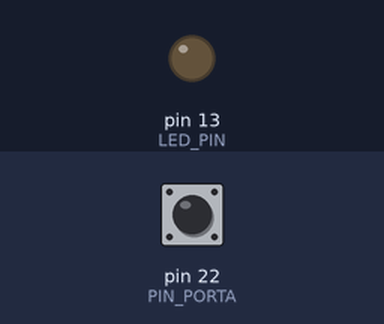
A sketch run on a simulated Arduino Mega 2560, built with avr-gcc and run on an emulated ATmega2560. On the bench: output pins drawn as LEDs (lit = HIGH). The test bench sets the inputs (shaded band); at power-on: pin 22 (PIN_PORTA) HIGH. What the sketch prints to the serial monitor is not drawn.

Above: at 1.8 s.
1.9 s: pin 22 (PIN_PORTA) pulled LOW for 0.15 s
At 2.02 s:
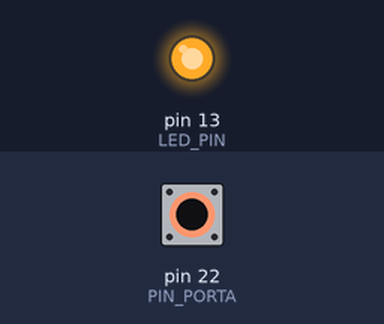
3.5 s: pin 22 (PIN_PORTA) pulled LOW for 1 s
At 5.4 s:
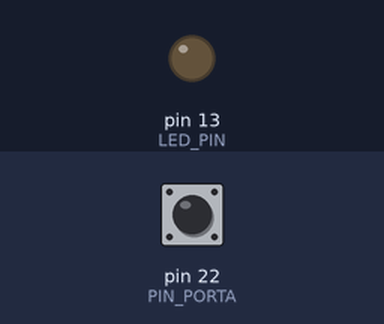
6.0 s: pin 22 (PIN_PORTA) pulled LOW for 3.2 s
At 6.5 s:
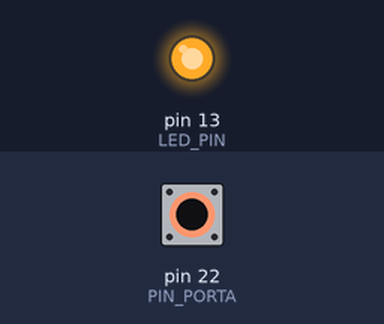
Timing chart, 0 to 10.7 s (numbered marks = the images above; inputs shaded):
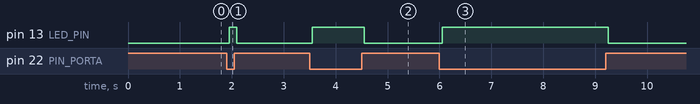

The sketch:

main.ino
```cpp
/*
  Teste permissiva porta — D22 (chave deslizante na maquete)
  Serial 9600

  LOW  = porta FECHADA  (permissiva valida — motor pode mover)
  HIGH = porta ABERTA   (movimento bloqueado)

  Cablagem chave:
    um terminal -> GND   outro -> D22
*/

#include <Arduino.h>

#define PIN_PORTA 22
#define LED_PIN 13

#define DEBOUNCE_MS 50UL

unsigned long lastPrint = 0;
bool rawAnt = HIGH;
bool estavel = HIGH;
unsigned long ultMudancaMs = 0;
int lastEstado = -1;  // 0=aberta 1=fechada

void setup() {
  pinMode(PIN_PORTA, INPUT_PULLUP);
  pinMode(LED_PIN, OUTPUT);

  Serial.begin(9600);
  delay(500);

  rawAnt = digitalRead(PIN_PORTA);
  estavel = rawAnt;
  ultMudancaMs = millis();

  Serial.println();
  Serial.println(F("=== TESTE CHAVE PORTA D22 ==="));
  Serial.println(F("LOW  = PORTA FECHADA (chave ON / D22->GND)"));
  Serial.println(F("HIGH = PORTA ABERTA  (chave OFF)"));
  Serial.println(F("LED D13 aceso = porta FECHADA"));
  Serial.println(F("--------------------------------------"));

  if (estavel == LOW) {
    Serial.println(F("Estado inicial: PORTA FECHADA"));
    lastEstado = 1;
  } else {
    Serial.println(F("Estado inicial: PORTA ABERTA"));
    lastEstado = 0;
  }
}

void loop() {
  unsigned long agora = millis();
  bool raw = digitalRead(PIN_PORTA);

  if (raw != rawAnt) {
    rawAnt = raw;
    ultMudancaMs = agora;
  }

  if ((agora - ultMudancaMs) >= DEBOUNCE_MS) {
    estavel = raw;
  }

  bool fechada = (estavel == LOW);
  digitalWrite(LED_PIN, fechada ? HIGH : LOW);

  int estado = fechada ? 1 : 0;
  if (estado != lastEstado) {
    lastEstado = estado;
    Serial.println();
    if (fechada) {
      Serial.println(F(">>> PORTA FECHADA <<<"));
      Serial.println(F("    (D22 = LOW — chave fechada)"));
    } else {
      Serial.println(F(">>> PORTA ABERTA <<<"));
      Serial.println(F("    (D22 = HIGH — chave aberta)"));
    }
  }

  if (agora - lastPrint >= 500) {
    lastPrint = agora;
    Serial.print(F("D22="));
    Serial.print(estavel == LOW ? F("LOW") : F("HIGH"));
    Serial.print(F(" | "));
    Serial.println(fechada ? F("PORTA FECHADA") : F("PORTA ABERTA"));
  }
}
```

Measured:
- after the input at 1.9 s, pin 13 (LED_PIN): LOW → HIGH after 0.05 s, → LOW 0.15 s later
- after the input at 3.5 s, pin 13 (LED_PIN): LOW → HIGH after 0.05 s, → LOW 1.0 s later
- after the input at 6.0 s, pin 13 (LED_PIN): LOW → HIGH after 0.05 s, → LOW 3.2 s later
